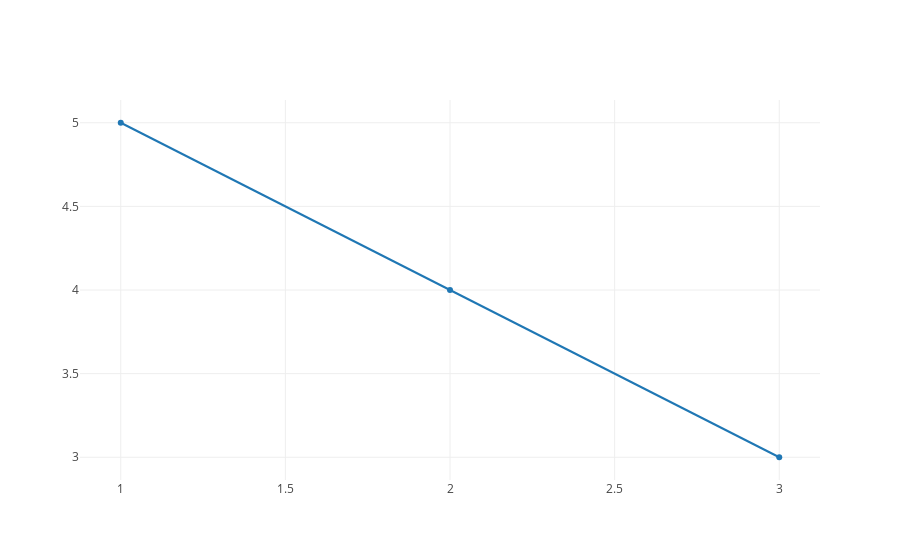

The cell this chart's notebook holds for it:
### Markdown cell above
## Single line plot

* Notice the argument is a list containing a single dictionary

### Code cell
pyo.iplot([{'x': [1, 2, 3], 'y':[5, 4, 3]}])

### Figure 1 — Plotly figure (JSON) as saved in the notebook; plotly's stock layout.template omitted (floating-point values rounded to 4 significant figures)
{"data": [{"type": "scatter", "uid": "100c6029-d300-42b6-8da9-586fae792a0c", "x": [1, 2, 3], "y": [5, 4, 3]}], "layout": {}}
